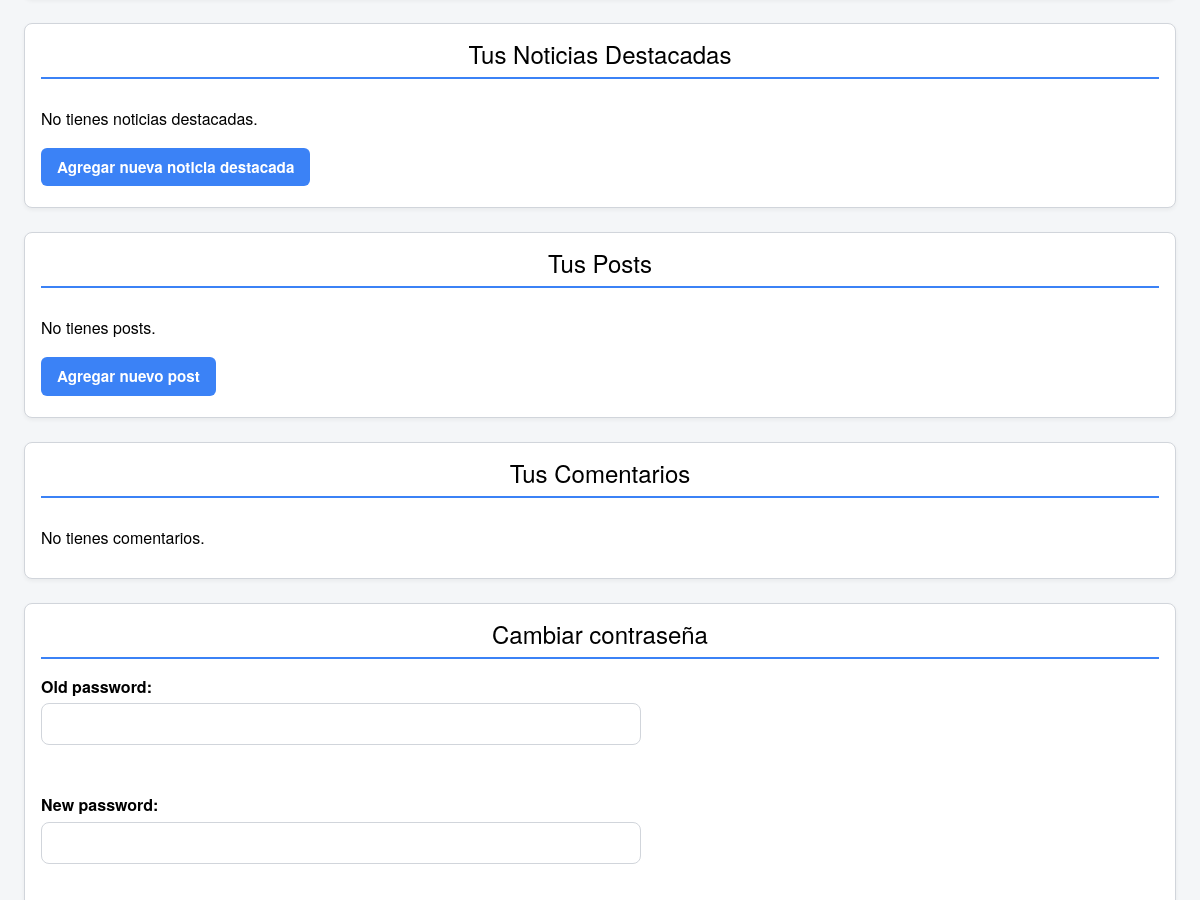
Page /es/dashboard/colaborador/ (signed in, middle part) on the earlier database version.
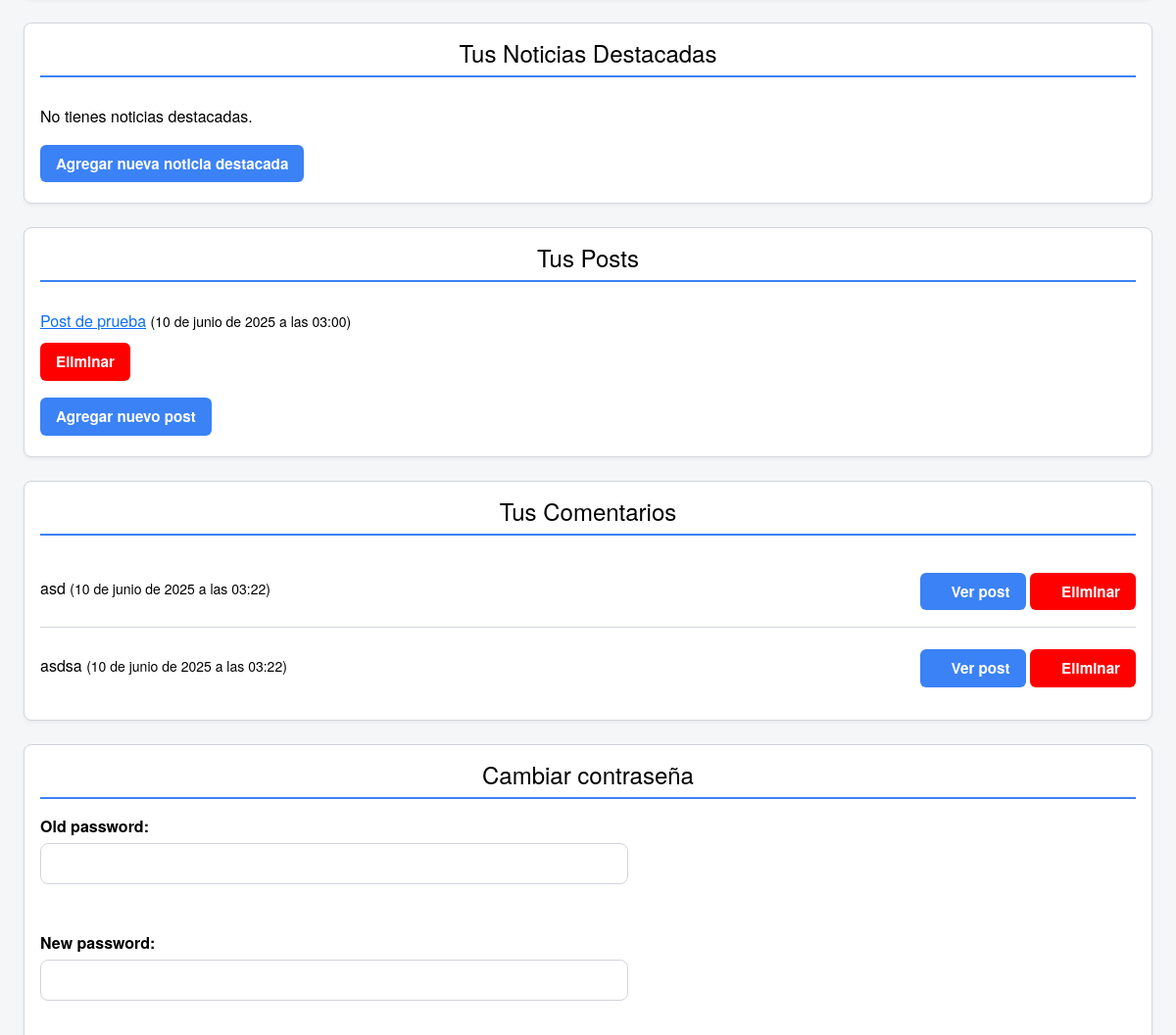
Same page on the later database version.
### vandalproy/models.py (models this page shows, shortened)
class BlogPost(models.Model):
    id = models.AutoField(primary_key=True)
    title = models.CharField(max_length=200)
    title_en = models.CharField(max_length=200, blank=True, null=True)
    content = models.TextField()
    content_en = models.TextField(blank=True, null=True)
    author = models.ForeignKey(User, on_delete=models.CASCADE, default=1)
    image = models.ImageField(upload_to="blog/", null=True)
    created_at = models.DateTimeField(auto_now_add=True)

class BlogComment(models.Model):
    id = models.AutoField(primary_key=True)
    post = models.ForeignKey(
        BlogPost,
        on_delete=models.CASCADE,
        related_name="comments",
        null=True,
        blank=True,
    )
    user = models.ForeignKey(User, on_delete=models.CASCADE)
    content = models.TextField()
    created_at = models.DateTimeField(auto_now_add=True)
    parent = models.ForeignKey(
        "self", null=True, blank=True, on_delete=models.CASCADE, related_name="replies"
    )

### vandalproy/views.py (the view, shortened to what this page needs)
# urls.py: path('dashboard/<str:role>/', user_dashboard, name='dashboard_view'),
@login_required
def user_dashboard(request, role):
    pwd_form = PasswordChangeForm(user=request.user)
    comments = BlogComment.objects.filter(user=request.user).order_by("-created_at")
    ultimas_noticias = Noticias_ultima.objects.filter(autor=request.user).order_by("-fecha_publicacion")
    noticias_destacadas = Noticias_destacada.objects.filter(autor=request.user).order_by("-id")
    posts = BlogPost.objects.filter(author=request.user)
    try:
        role = request.user.userrole.role
    except Exception:
        role = None
    context = {
        "comments": comments,
        "password_form": pwd_form,
        "ultimas_noticias": ultimas_noticias,
        "noticias_destacadas": noticias_destacadas,
        "posts": posts,
        "role": role,
    }
    templates = {
        "redactor": "usuarios/dashboard_redactor.html",
        "colaborador": "usuarios/dashboard_colaborador.html",
        "suscriptor": "usuarios/dashboard_suscriptor.html",
    }
    return render(request, templates[role], context)

### vandalproy/context_processors.py (called while the page is built)
def user_role(request):
    if request.user.is_authenticated:
        try:
            role = UserRole.objects.get(user=request.user).role
        except UserRole.DoesNotExist:
            role = None
    else:
        role = None
    return {"role": role}

### templates/usuarios/dashboard_redactor.html (shortened to what the changed rows need)
{% extends "common/base.html" %}
{% load i18n %}
{% load static %}
{% block content %}
{% if user.is_authenticated and user.userrole.role == 'redactor' or user.userrole.role == 'admin' %}
<body>
    <div class="dashboard-container">
        <div class="dashboard-card">
            <h2>{% trans "Tus Noticias Destacadas" %}</h2>
        </div>
        <div class="dashboard-card">
            <h2>{% trans "Tus Posts" %}</h2>
            <ul class="dashboard-list">
                {% for p in posts %}
                <li>
                    <div class="post-item">
                        <div class="content"><a href="{% url 'blog_post' p.id %}">{{ p.title }}</a> <small>({{ p.created_at }})</small></div>
                        <div class="actions">
                            {% if role == 'redactor' or role == "admin" %}
                            <button class="delete-button">
                                <a href="{% url 'post_delete' p.id %}">{% trans "Eliminar" %}</a>
                            </button>
                            {% endif %}
                        </div>
                    </div>
                </li>
                {% empty %}
                <li>{% trans "No tienes posts." %}</li>
                {% endfor %}
            </ul>
        </div>
        <div class="dashboard-card">
            <h2>{% trans "Tus Comentarios" %}</h2>
            <ul class="dashboard-list">
                {% for c in comments %}
                    <li>
                        <div class="comment-item">
                            <div class="content">{{ c.content }} <small>({{ c.created_at }})</small></div>
                            <div class="actions">
                                <button class="page-button">
                                    <a style="text-decoration: none;color: white" href="{% url 'blog_post' c.post.id %}">{% trans "Ver post" %}</a>
                                </button>
                                {% if role == 'redactor' or role == "admin" %}
                                    <button class="delete-button">
                                        <a style="text-decoration: none;color: white" href="{% url 'comment_delete' c.pk %}">
                                            {% trans "Eliminar" %}
                                        </a>
                                    </button>
                                {% endif %}
                            </div>
                        </div>
                    </li>
                {% empty %}
                    <li>{% trans "No tienes comentarios." %}</li>
                {% endfor %}
            </ul>
        </div>
        <div class="dashboard-card">
            <h2>{% trans "Cambiar contraseña" %}</h2>
        </div>
    </div>
</body>
{% else %}
    <script>
        window.location.href = "{% url 'home' %}";
    </script>
{% endif %}
{% endblock %}

Differences in the rows shown:
added BlogPost: title "Post de prueba", created_at "10 de junio de 2025 a las 03:00"
added BlogComment: content "asd", created_at "10 de junio de 2025 a las 03:22"
added BlogComment: content "asdsa", created_at "10 de junio de 2025 a las 03:22"
Other differences:
text no longer shown: "No tienes posts. No tienes comentarios."
